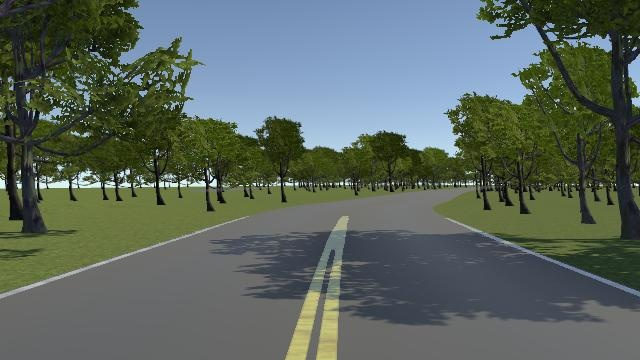
#> input picture code_cuoc_thi/window/img/img_10272.jpg, 640 x 360 px
$ python -i client_test.py   (imports and definitions only)
#> lines starting #> are read from the running program, lines starting #| are printed output that depends on the picture; after the words box and inside, x2 and y2 are one past the last pixel; in counts of white or black regions, pixels touching at a corner belong together
#> further down, picture is the input picture: shape (360, 640, 3); mean B, G, R 95.4, 102.7, 91.2
import socket
import sys
import time
import cv2
import numpy as np
import json
import base64
import math

# Create a socket object
# [1 line that did not run here, left out]

# Define the port on which you want to connect
port = 54321

# connect to the server on local computer
# [1 line not run here, left out]

# count = 0
angle = 10
speed = 100

# [1 line not run here, left out]
sendBack_angle = 0
sendBack_Speed = 0
current_speed = 0
current_angle = 0

def Control(angle, speed):
    global sendBack_angle, sendBack_Speed
    sendBack_angle = angle
    sendBack_Speed = speed

#-----------------PID Controller-------------------#
error_arr = np.zeros(5)
pre_t = time.time()
MAX_SPEED = 60

def PID(error, p, i, d):
    global pre_t
    # global error_arr
    error_arr[1:] = error_arr[0:-1]
    error_arr[0] = error
    P = error*p
    delta_t = time.time() - pre_t
    #print('DELAY: {:.6f}s'.format(delta_t))
    pre_t = time.time()
    D = (error-error_arr[1])/delta_t*d
    I = np.sum(error_arr)*delta_t*i
    angle = P + I + D
    if abs(angle)>25:
        angle = np.sign(angle)*25
    return int(angle)

class Lane:
    def __init__(self,img) -> None:
        self.height = img.shape[0]
#> self.height = 360
        self.width = img.shape[1]
#> self.width = 640
        self.img = img

    def scaleImg(self,img):
        scaleValue = 195 #Scale value x
        return img[scaleValue:,:]
    def grayImg(self, img):
        lower_green = np.array([95,0,0]).astype("uint8")
        upper_green = np.array([255,255,255]).astype("uint8")

        mask = cv2.inRange(img,lower_green,upper_green)
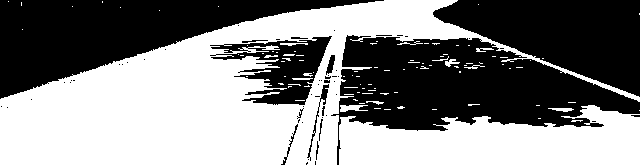
#> mask: shape (165, 640); 51.8% white; 56 black regions (43 under 20 px), largest, box (x1, y1, x2, y2) and area: (331, 35, 640, 165) 18890, (0, 0, 384, 99) 15977, (433, 0, 640, 97) 11698
        lane = cv2.bitwise_and(img, img, mask=mask)
        return cv2.cvtColor(lane,cv2.COLOR_BGR2GRAY)
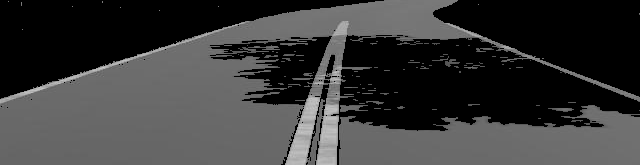
#> returned value: shape (165, 640); min 0, max 206, mean 57.6
    def contourImg(self,img):
        cv2.imshow("iiiiii",img)
        thresh = cv2.adaptiveThreshold(img, 255, cv2.ADAPTIVE_THRESH_GAUSSIAN_C, cv2.THRESH_BINARY,11,2)
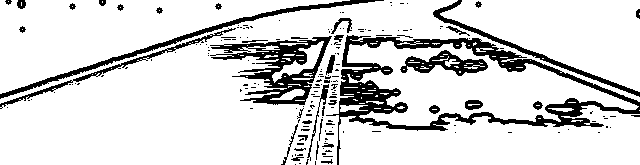
#> thresh: shape (165, 640); 84.9% white; 184 black regions (146 under 20 px)
        contours, hierarchy = cv2.findContours(thresh, cv2.RETR_TREE,cv2.CHAIN_APPROX_SIMPLE)
#> contours = 322 contours, 266 with area under 20; largest, box (x1, y1, x2, y2) and area: (0, 0, 640, 165) 43998, (0, 0, 350, 94) 13766, (339, 105, 640, 165) 12484, (347, 41, 639, 126) 12276, (440, 0, 640, 92) 10324
        area=[]
        for i, contour in enumerate(contours):
            area.append(cv2.contourArea(contour))
#> this loop made 322 passes
#> contour on passes 2 to 4: [[538, 118], [540, 118]], [[639, 110]], [[384, 109], [390, 109]]
#> after the loop, area = 322 values, max 43998 at index 96, min 0 at index 1, mean 321.1
        max_area = np.max(area)
#> max_area = 43998
        idx = area.index(max_area)
#> idx = 96
        # print(idx)
        cnt = contours[idx]
#> cnt = contour of 842 points, box (x1, y1, x2, y2) (0, 0, 640, 165), area 43998
        # print(cnt)
        cv2.drawContours(img,[cnt],0,(255,0,255),cv2.FILLED)
        _, binary_thresh = cv2.threshold(img, 220, 255, cv2.THRESH_BINARY)
#> binary_thresh: shape (165, 640); 42.6% white; 1 white region, box (x1, y1, x2, y2) and area: (0, 0, 640, 165) 45000
        return binary_thresh
    def colorSelection(self, img):
        color_select = np.copy(img)
        red_threshold = 100
        green_threshold = 140
        blue_threshold = 100
        rgb_threshold = [red_threshold, green_threshold, blue_threshold]
        thresholds = (img[:,:,0] < rgb_threshold[0]) \
                    | (img[:,:,1] < rgb_threshold[1]) \
                    | (img[:,:,2] < rgb_threshold[2])
#> thresholds: shape (165, 640) bool; 96.7% white; 40 black regions (29 under 20 px), largest, box (x1, y1, x2, y2) and area: (285, 95, 320, 165) 1148, (316, 104, 339, 165) 1030, (0, 21, 249, 103) 718
        color_select[thresholds] = [0,0,0]
        cv2.imshow("colorSelection", color_select)
        return color_select
    def regionMasking(self, img):
        addYSize = 30
        rectangle_coordinates = [(0, int(self.height/2) + addYSize), (self.width, self.height)]
        mask = np.zeros_like(img)
        cv2.rectangle(mask, rectangle_coordinates[0], rectangle_coordinates[1], (255, 255, 255), thickness=cv2.FILLED)
        result = cv2.bitwise_and(img, mask)
        cv2.imshow("regionMasking",result)
        return result
    def  GaussianBlur(self,img):
        Gray = cv2.cvtColor(img,cv2.COLOR_RGB2GRAY)
        kernel_size = 3
        GaussianBlur = cv2.GaussianBlur(Gray,(kernel_size, kernel_size),0)
        return GaussianBlur
    def  cannyEdgeDetection(self,img):
        low_threshold = 150
        high_threshold = 255
        GaussianBlur = Lane.GaussianBlur(self, img)
        cannyEdgeDetection = cv2.Canny(GaussianBlur, low_threshold, high_threshold)
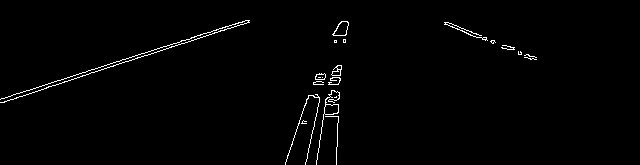
#> cannyEdgeDetection: shape (165, 640); 1.3% white in thin lines or dots, all inside (x1, y1, x2, y2) = (0, 20, 537, 165)
        cv2.imshow("cannyEdgeDetection",cannyEdgeDetection)
        return cannyEdgeDetection
    def houghTransform(self, cannyEdgeDetection):
        _img_bgr = np.copy(Lane.scaleImg(self, self.img))
        rho = 1              # distance resolution in pixels of the Hough grid
        theta = np.pi/180    # angular resolution in radians of the Hough grid
        threshold = 20       # minimum number of votes (intersections in Hough grid cell)
        min_line_length = 4  # minimum number of pixels making up a line
        max_line_gap = 50    # maximum gap in pixels between connectable line segments
        lineP = cv2.HoughLinesP(cannyEdgeDetection, rho, theta, threshold, np.array([]),
                                    min_line_length, max_line_gap)
#> lineP = 16 rows, first 6: [0, 99, 238, 22], [0, 102, 249, 22], [316, 164, 335, 30], [336, 164, 341, 21], [287, 155, 306, 99], [306, 161, 334, 31]
        if lineP is not None:
            for i in range(0, len(lineP)):
                l = lineP[i][0]
                cv2.line(_img_bgr,(l[0],l[1]),(l[2],l[3]),(255,255,255),8,cv2.LINE_AA)
#> this loop made 16 passes
#> l on passes 1 to 12: [0, 99, 238, 22], [0, 102, 249, 22], [316, 164, 335, 30], [336, 164, 341, 21], [287, 155, 306, 99], [306, 161, 334, 31], [445, 24, 536, 59], [447, 22, 535, 57], [285, 162, 317, 74], [336, 160, 336, 28], [330, 116, 348, 22], [166, 46, 248, 20]
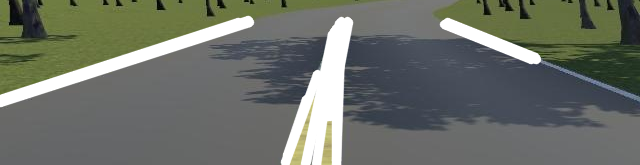
#> _img_bgr: shape (165, 640, 3); mean B, G, R 103.5, 111.8, 107.3
        _, binary_thresh = cv2.threshold(_img_bgr, 220, 255, cv2.THRESH_BINARY)
#> binary_thresh: shape (165, 640, 3)
        return binary_thresh
    def controlDevice(self,img1,img2):
        img2 = cv2.cvtColor(img2, cv2.COLOR_BGR2GRAY)
        bitwiseOr = cv2.bitwise_or(img1, img2)
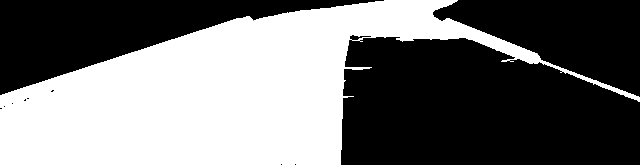
#> bitwiseOr: shape (165, 640); min 0, max 255, mean 114.7
        contours, _ = cv2.findContours(bitwiseOr, cv2.RETR_EXTERNAL, cv2.CHAIN_APPROX_SIMPLE)
#> contours = 1 contour; box (x1, y1, x2, y2) and area: (0, 0, 640, 165) 46740
        largest_contour = max(contours, key=cv2.contourArea)
#> largest_contour = contour of 628 points, box (x1, y1, x2, y2) (0, 0, 640, 165), area 46740
        mask = np.zeros_like(bitwiseOr)
        cv2.imshow("mask",bitwiseOr)
        cv2.drawContours(mask, [largest_contour], 0, (255), thickness=cv2.FILLED)
#> mask: shape (165, 640); 45% white; 1 white region, box (x1, y1, x2, y2) and area: (0, 0, 640, 165) 47569
        result = np.ones_like(bitwiseOr) * 255
        result = cv2.bitwise_and(result, result, mask=mask)
        dd_hold = 82
        lineRow = result[dd_hold,:]
#> lineRow = 640 values, max 255 at index 39, min 0 at index 0, mean 125.9
        arr=[]
        for x,y in enumerate(lineRow):
            if y == 255:
                arr.append(x)
#> this loop made 640 passes
#> y on passes 1 to 3: 0, 0, 0
#> after the loop, arr = 316 values from 39 to 600
        d_set = 300
        arrMax = max(arr)
#> arrMax = 600
        arrMin = min(arr)
#> arrMin = 39
        # print(arrMax-arrMin)
        center = int((arrMax + arrMin)/2)
#> center = 319
        angle1 = math.degrees(math.atan((center - result.shape[1]/2)/(result.shape[0]-dd_hold)))
#> angle1 = -0.69
        # print("angle",angle)
        cv2.circle(result, (arrMin,dd_hold), 5, (0,0,255),5)
        cv2.circle(result, (arrMax,dd_hold), 5, (0,0,255),5)
#> result: shape (165, 640); 44.9% white; 4 white regions (2 under 20 px), largest, box (x1, y1, x2, y2) and area: (0, 0, 593, 165) 47232, (606, 85, 640, 102) 161
        cv2.line(result, (center,dd_hold), (int(result.shape[1]/2),result.shape[0]), (0,0,255),(5))
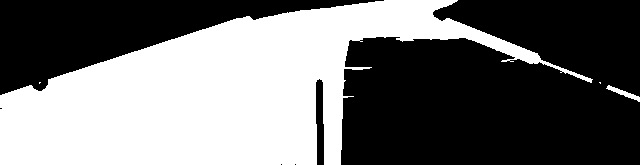
#> result: shape (165, 640); 44.3% white; 4 white regions (2 under 20 px), largest, box (x1, y1, x2, y2) and area: (0, 0, 593, 165) 46640, (606, 85, 640, 102) 161
        # print("center",center)
        mm_max = 500
        mm_min = -500
        p = 20   #20
        i = 11   #11
        d = 1    #1
        peed=150
        if(arrMax-arrMin > d_set):
            if(angle1 > 0):
                if(angle1 < mm_max):
                    Control(PID(int((angle1*25)/50),p,i,d),peed)
                else:
                    Control(PID(25,p,i,d),peed)
            else:
                if(angle1 > mm_min):
                    Control(PID(int((angle1*(-25))/(-50)),p,i,d),peed)
                else:
                    Control(PID(-25,p,i,d),peed)
        else:
            Control(0,100)
        cv2.imshow("lineRow",lineRow)
        cv2.imshow("controlDevice",result)
        return img1
    def process(self):
        scaleImg = Lane.scaleImg(self, self.img)
        grayImg = Lane.grayImg(self, scaleImg)
        contourImg = Lane.contourImg(self, grayImg)
        colorSelection = Lane.colorSelection(self,scaleImg)
        cannyEdgeDetection = Lane.cannyEdgeDetection(self, colorSelection)
        houghTransform = Lane.houghTransform(self, cannyEdgeDetection)
        controlDevice = Lane.controlDevice(self, contourImg, houghTransform)
        cv2.imshow("contourImg",contourImg)
        # cv2.imshow("cannyEdgeDetection",cannyEdgeDetection)
        cv2.imshow("houghTransform",houghTransform)

# [44 lines not run here, left out]

>>> import cv2
>>> picture = cv2.imread('img/img_10272.jpg')
>>> result = Lane(picture).process()

$ run again, on code_cuoc_thi/window/img/img_1170.jpg
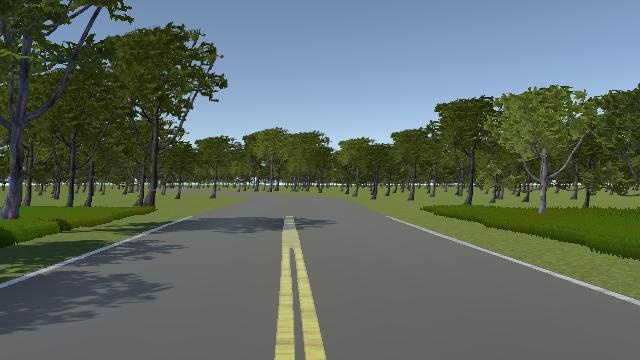
#> input picture code_cuoc_thi/window/img/img_1170.jpg, 640 x 360 px
#> picture is the input picture: shape (360, 640, 3); mean B, G, R 99.2, 106.9, 95.7
#> in contourImg, `thresh = cv2.adaptiveThreshold(img, 255, cv2.ADAPTIVE_THRESH_GAUSSIAN_..`:
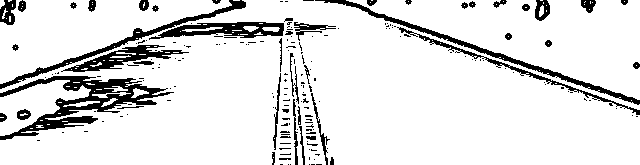
#> thresh: shape (165, 640); 88.4% white; 192 black regions (146 under 20 px)
#> in contourImg, `contours, hierarchy = cv2.findContours(thresh, cv2.RETR_TREE,cv2.CHAIN..`: contours = 323 contours, 265 with area under 20; largest, box (x1, y1, x2, y2) and area: (0, 0, 640, 165) 69410, (346, 0, 640, 100) 14062, (0, 0, 232, 84) 9035, (0, 80, 91, 136) 2289, (148, 21, 285, 41) 1621
#> the loop in contourImg, `for i, contour in enumerate(contours):` made 323 passes
#> contour on passes 1, 2, 4: [[273, 157]], [[30, 128], [32, 128]], [[47, 124], [49, 124]]
#> after the loop in contourImg, `for i, contour in enumerate(contours):`: area = 323 values, max 69410 at index 72, min 0 at index 0, mean 315.2
#> max_area = 69410
#> idx = 72
#> cnt = contour of 1101 points, box (x1, y1, x2, y2) (0, 0, 640, 165), area 69410
#> thresholds: shape (165, 640) bool; 95.7% white; 18 black regions (12 under 20 px), largest, box (x1, y1, x2, y2) and area: (274, 33, 326, 165) 3416, (386, 21, 640, 110) 821, (24, 69, 64, 81) 110, (114, 39, 146, 50) 63, (284, 24, 295, 32) 37, (177, 21, 192, 26) 20
#> cannyEdgeDetection: shape (165, 640); 1.4% white in thin lines or dots, all inside (x1, y1, x2, y2) = (23, 20, 640, 165)
#> lineP = 16 rows, first 6: [387, 20, 628, 102], [385, 22, 639, 109], [287, 20, 294, 161], [293, 20, 325, 160], [274, 162, 286, 20], [23, 81, 191, 20]
#> the loop in houghTransform, `for i in range(0, len(lineP)):` made 16 passes
#> in controlDevice, `contours, _ = cv2.findContours(bitwiseOr, cv2.RETR_EXTERNAL, cv2.CHAIN..`: contours = 1 contour; box (x1, y1, x2, y2) and area: (0, 0, 640, 165) 72744
#> largest_contour = contour of 663 points, box (x1, y1, x2, y2) (0, 0, 640, 165), area 72744
#> lineRow = 640 values, max 255 at index 19, min 0 at index 0, mean 187.3
#> the loop in controlDevice, `for x,y in enumerate(lineRow):` made 640 passes
#> y on passes 1 to 3: 0, 0, 0
#> after the loop in controlDevice, `for x,y in enumerate(lineRow):`: arr = 470 values from 19 to 584
#> arrMax = 584
#> arrMin = 19
#> center = 301
#> angle1 = -12.89
#> in controlDevice, `cv2.line(result, (center,dd_hold), (int(result.shape[1]/2),result.shap..`:
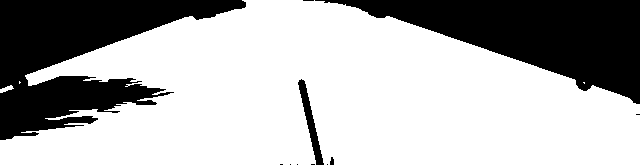
#> result: shape (165, 640); 69.1% white; 11 black regions (7 under 20 px), largest, box (x1, y1, x2, y2) and area: (0, 0, 246, 140) 16373, (315, 0, 640, 104) 15542, (298, 79, 324, 165) 620, (330, 157, 334, 165) 26

$ run again, on code_cuoc_thi/window/img/img_1516.jpg
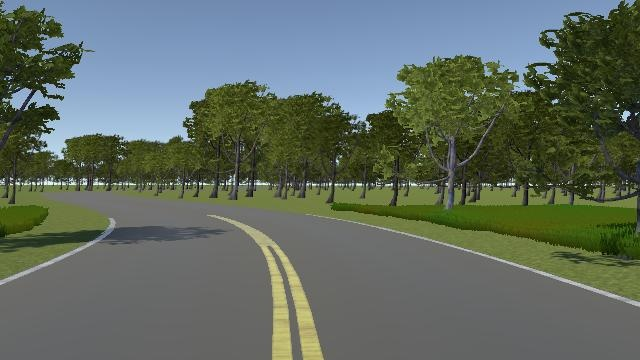
#> input picture code_cuoc_thi/window/img/img_1516.jpg, 640 x 360 px
#> picture is the input picture: shape (360, 640, 3); mean B, G, R 97.3, 107.6, 96.6
#> thresh: shape (165, 640); 91.6% white; 192 black regions (149 under 20 px)
#> in contourImg, `contours, hierarchy = cv2.findContours(thresh, cv2.RETR_TREE,cv2.CHAIN..`: contours = 355 contours, 310 with area under 20; largest, box (x1, y1, x2, y2) and area: (0, 0, 640, 165) 75046, (201, 0, 640, 101) 16828, (0, 0, 104, 80) 5031, (473, 58, 594, 99) 549, (115, 35, 170, 43) 184
#> the loop in contourImg, `for i, contour in enumerate(contours):` made 355 passes
#> contour on passes 1 to 3: [[5, 89]], [[21, 83]], [[63, 66]]
#> after the loop in contourImg, `for i, contour in enumerate(contours):`: area = 355 values, max 75046.5 at index 68, min 0 at index 0, mean 285.3
#> max_area = 75046.5
#> idx = 68
#> cnt = contour of 850 points, box (x1, y1, x2, y2) (0, 0, 640, 165), area 75046
#> thresholds: shape (165, 640) bool; 95.3% white; 15 black regions (11 under 20 px), largest, box (x1, y1, x2, y2) and area: (207, 20, 324, 165) 3595, (343, 25, 640, 112) 832, (0, 45, 100, 90) 402, (107, 23, 116, 34) 57
#> cannyEdgeDetection: shape (165, 640); 1.7% white in thin lines or dots, all inside (x1, y1, x2, y2) = (0, 18, 640, 165)
#> lineP = 27 rows, first 6: [419, 40, 639, 111], [318, 19, 527, 71], [272, 164, 275, 47], [441, 46, 638, 106], [288, 63, 302, 162], [9, 82, 99, 44]
#> the loop in houghTransform, `for i in range(0, len(lineP)):` made 27 passes
#> in controlDevice, `contours, _ = cv2.findContours(bitwiseOr, cv2.RETR_EXTERNAL, cv2.CHAIN..`: contours = 1 contour; box (x1, y1, x2, y2) and area: (0, 0, 640, 165) 79632
#> largest_contour = contour of 364 points, box (x1, y1, x2, y2) (0, 0, 640, 165), area 79632
#> lineRow = 640 values, max 255 at index 0, min 0 at index 577, mean 229.9
#> after the loop in controlDevice, `for x,y in enumerate(lineRow):`: arr = 577 values from 0 to 576
#> arrMax = 576
#> arrMin = 0
#> center = 288
#> angle1 = -21.08
#> in controlDevice, `cv2.line(result, (center,dd_hold), (int(result.shape[1]/2),result.shap..`:
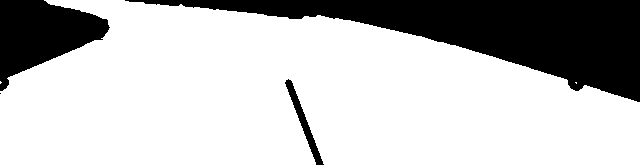
#> result: shape (165, 640); 75.4% white; 4 black regions (1 under 20 px), largest, box (x1, y1, x2, y2) and area: (125, 0, 640, 102) 19673, (0, 0, 110, 91) 5695, (285, 79, 324, 165) 623
